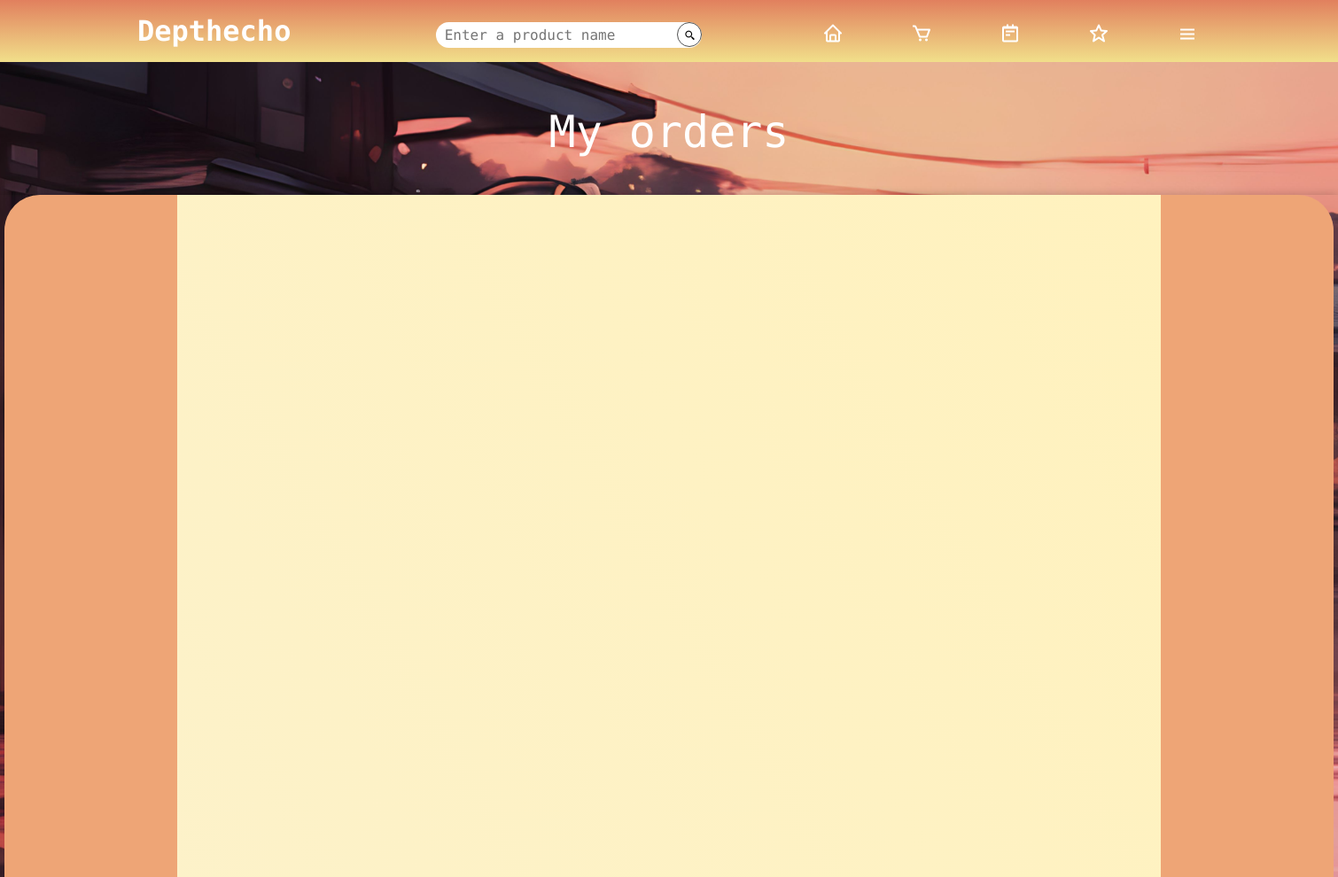
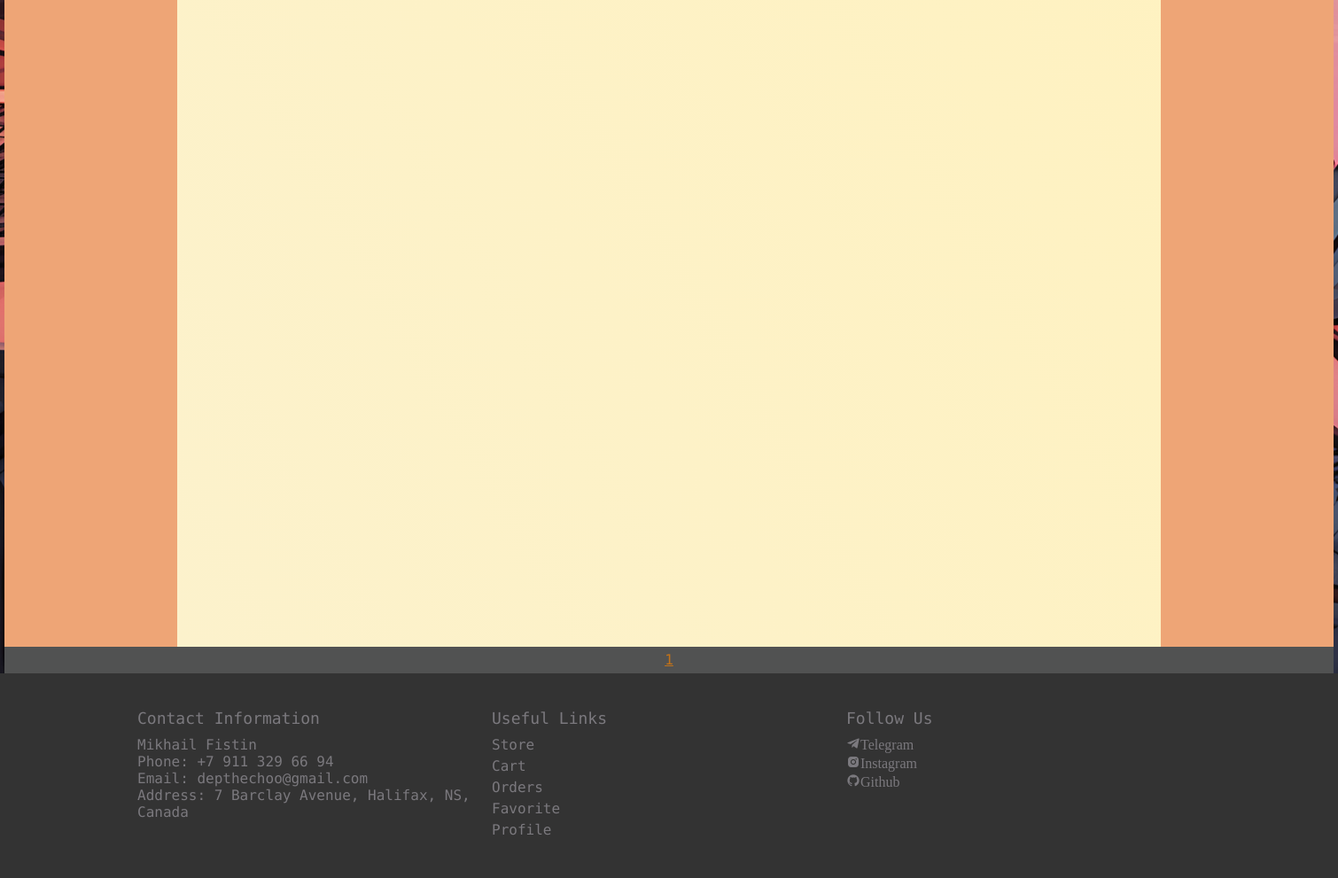
The app's page /orders/ (signed in), older data (2 pictures, top to bottom).
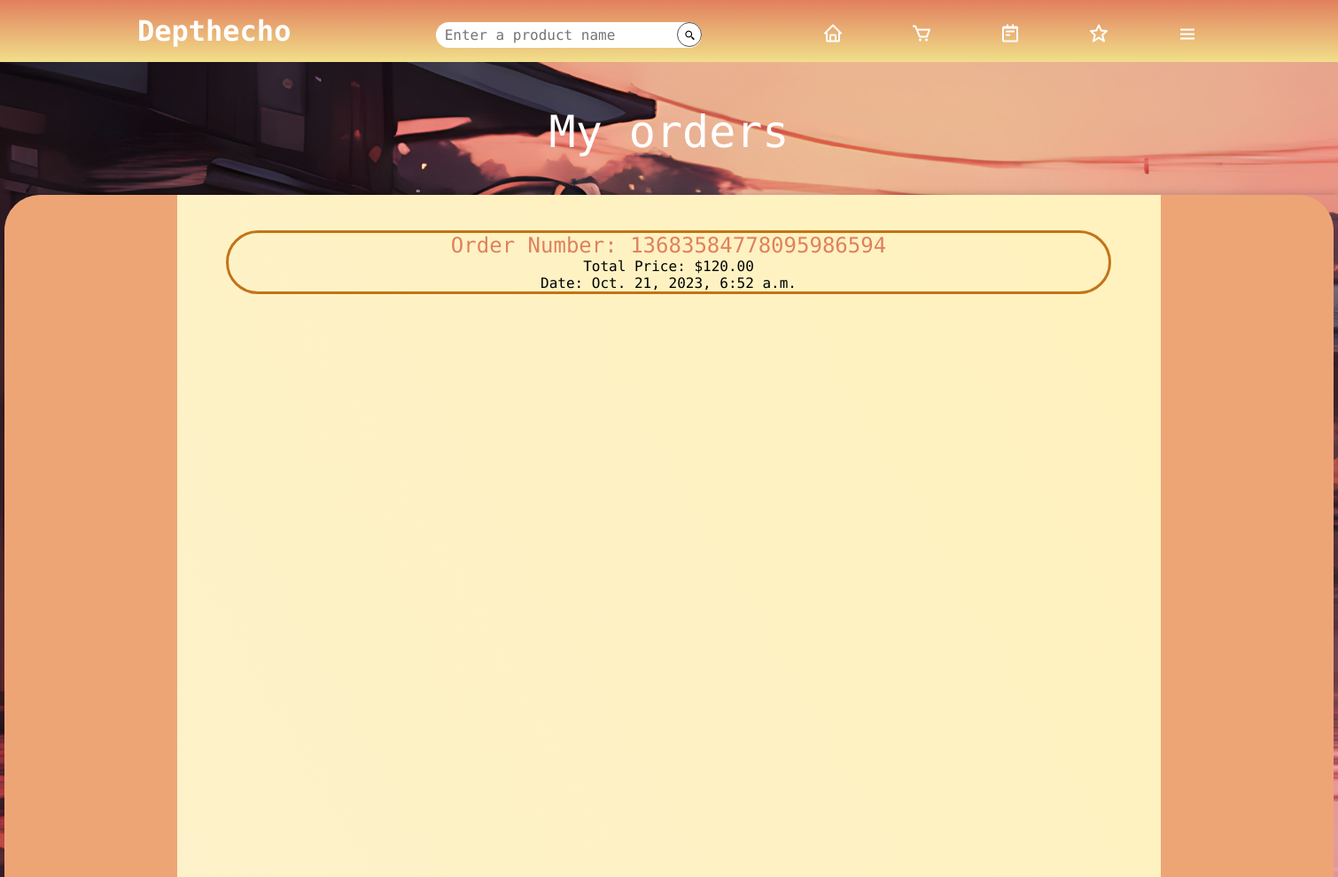
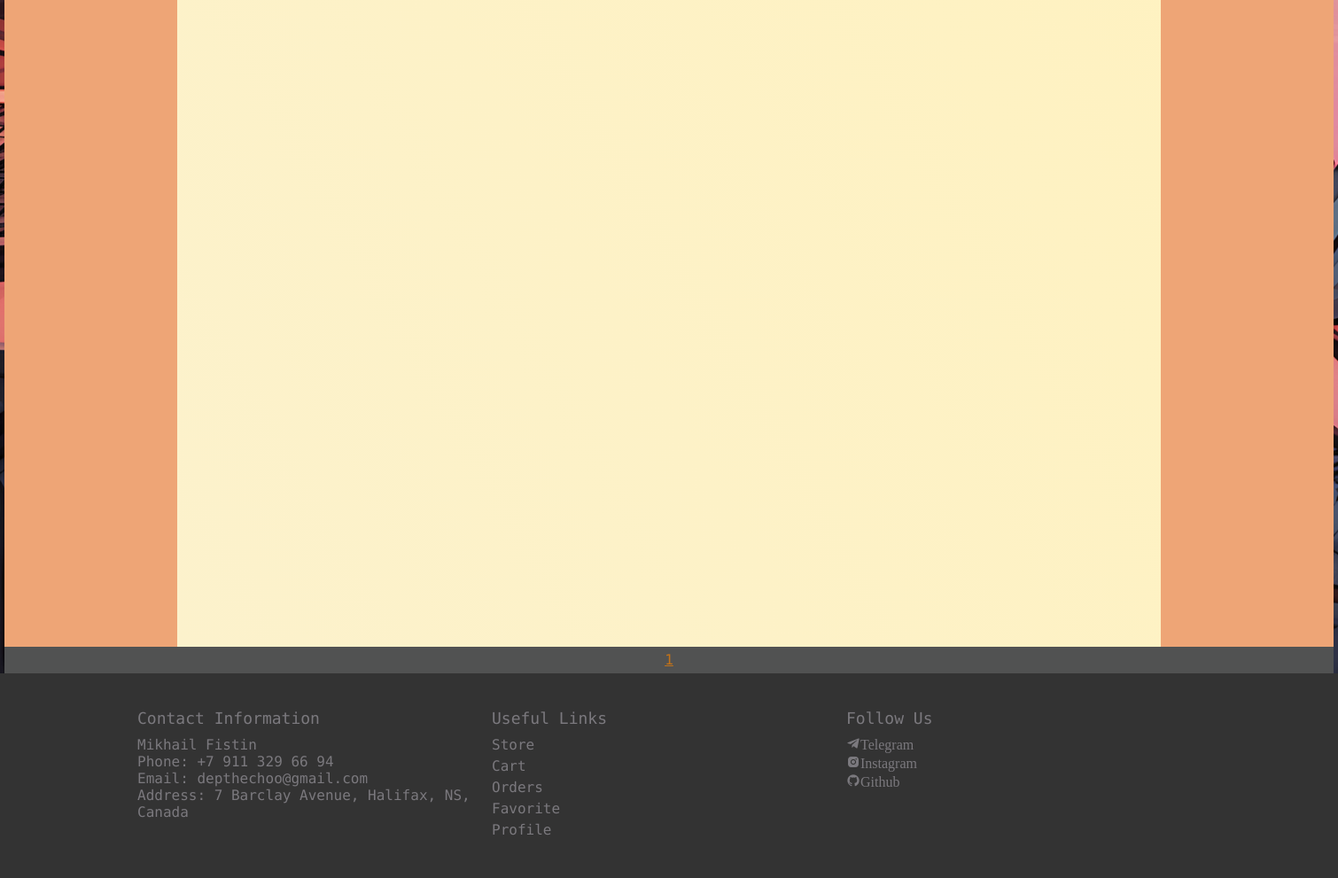
The same page, newer data (2 pictures, top to bottom).
### orders/models.py (models this page shows, shortened)
class Order(models.Model):
    user = models.ForeignKey(CustomUser, on_delete=models.CASCADE)
    order_number = models.CharField(max_length=100, unique=True, default=generate_order_number)
    total_price = models.DecimalField(max_digits=10, decimal_places=2)
    order_date = models.DateTimeField(auto_now_add=True)
    products = models.ManyToManyField(Product)

### orders/views.py (the view)
# urls.py: path('orders/', views.orders_page, name='orders'),
@login_required(login_url='login-page')
def orders_page(request):
    user = request.user
    try:
        profile = UserProfile.objects.get(user=user)
    except UserProfile.DoesNotExist:
        profile = None
    all_orders = Order.objects.filter(user=user).order_by('-order_date')
    orders_per_page = 14
    paginator = Paginator(all_orders, orders_per_page)
    page = request.GET.get('page')
    try:
        orders = paginator.page(page)
    except PageNotAnInteger:
        orders = paginator.page(1)
    except EmptyPage:
        orders = paginator.page(paginator.num_pages)
    context = {
        'profile': profile,
        'orders': orders,
    }
    return render(request, 'orders/orders_page.html', context)

### orders/templates/orders/orders_page.html (shortened to what this page needs)
{% extends 'mainpage/base.html' %}
{% load static %}
{% load cart_tags %}
{% block content %}
{% include 'mainpage/main_header.html' %}
<div class="orders-page-body">
    <div class="empty-space">
        <h1 class="store-header">
            My orders
        </h1>
    </div>
    <section class="orders-page-main">
        <div class="orders-page-content">
            <div class="orders-page-container{% if orders|length < 14 %} height-1300{% endif %}">
                <ul>
                    {% for order in orders %}
                    <li>
                        <h2><a href="{% url 'order-detail' order.id %}">Order Number: {{ order.order_number }}</a></h2>
                        <p>Total Price: ${{ order.total_price }}</p>
                        <p>Date: {{ order.order_date }}</p>
                    </li>
                    {% endfor %}
                </ul>
            </div>
            <div class="pagination">
                <ul class="container">
                    {% for page in orders.paginator.page_range %}
                    {% if page == orders.number %}
                    <li><a href="?page={{ page }}" class="btn page-link btn--sub">{{ page }}</a></li>
                    {% elif page > orders.number|add:"-3" and page < orders.number|add:"3" %}
                    <li><a href="?page={{ page }}" class="btn page-link">{{ page }}</a></li>
                    {% endif %}
                    {% endfor %}
                </ul>
            </div>
        </div>
    </section>
</div>
{% endblock %}

Row changes from the older to the newer data that the page shows:
added Order: order_number "13683584778095986594", total_price "120.00", order_date "Oct. 21, 2023, 6:52 a.m."
